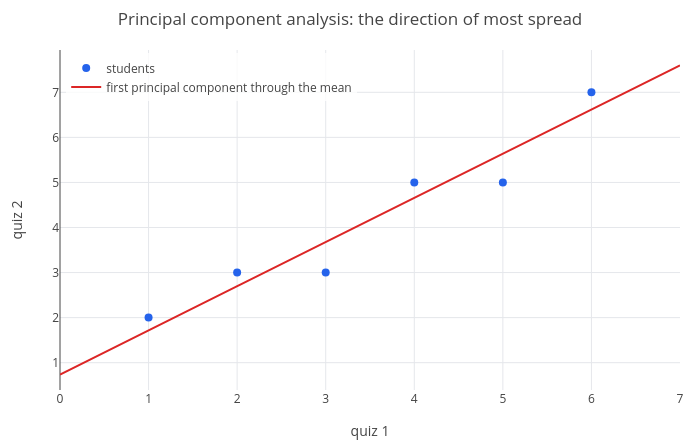

The notebook cell saved with this chart:
### Markdown cell above
$v_1 \approx [0.714\ \ 0.700]$: slope $0.700/0.714 \approx 0.98$. The spread along it ($\sigma_1 \approx 5.80$) is about
seven times the spread across ($\sigma_2 \approx 0.81$): the two quizzes mostly measure one thing. The plot shows the
scores and the principal direction through the average point (axes: the two quiz scores):

### Code cell
p = show(scatter(D, [q1 q2]), plot(25/6 + 0.98*(q1 - 7/2), q1, 0, 7));
p = legend(p, "students", "first principal component through the mean");
labels(title(p, "Principal component analysis: the direction of most spread"), "quiz 1", "quiz 2")

### Figure 1 — Plotly figure (JSON) as saved in the notebook; plotly's stock layout.template omitted (floating-point values rounded to 4 significant figures; data arrays with more than 128 entries replaced by an {"elided": "..."} marker saying what was removed)
{"data": [{"marker": {"color": "#2563eb", "size": 8}, "mode": "markers", "name": "students", "type": "scatter", "x": [1, 2, 3, 4, 5, 6], "y": [2, 3, 3, 5, 5, 7]}, {"line": {"color": "#dc2626", "width": 2}, "mode": "lines", "name": "first principal component through the mean", "type": "scatter", "x": {"elided": "402 float values"}, "y": {"elided": "402 float values"}}], "layout": {"height": 440, "legend": {"bgcolor": "rgba(255,255,255,0.8)", "x": 0.01, "xanchor": "left", "y": 0.99, "yanchor": "top"}, "margin": {"b": 50, "l": 60, "r": 20, "t": 50}, "showlegend": true, "title": {"text": "Principal component analysis: the direction of most spread"}, "width": 700, "xaxis": {"title": {"text": "quiz 1"}, "zeroline": true}, "yaxis": {"range": [0.3937, 7.94], "title": {"text": "quiz 2"}, "zeroline": true}}}
